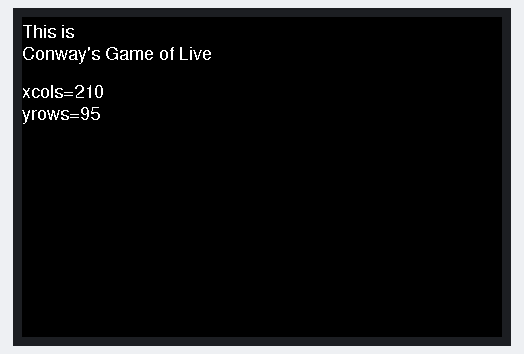
Simulated run of this sketch. Board: STM32 Blue Pill. Shown: 480×320 colour display. What the sketch prints to the serial monitor is not drawn.

Above: at 3.4 s.
At 4.5 s:
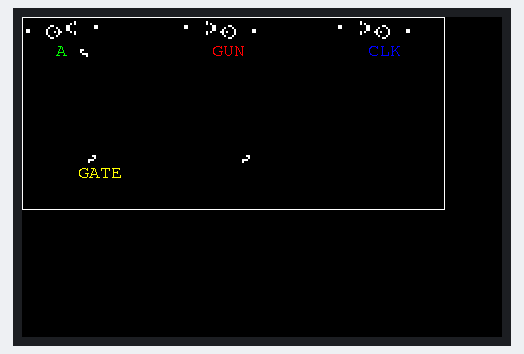
At 13.22 s:
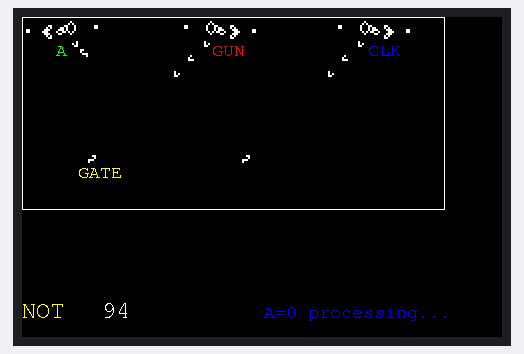
At 21.84 s:
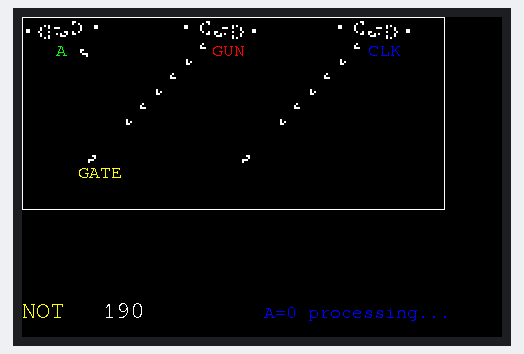
At 30.5 s:
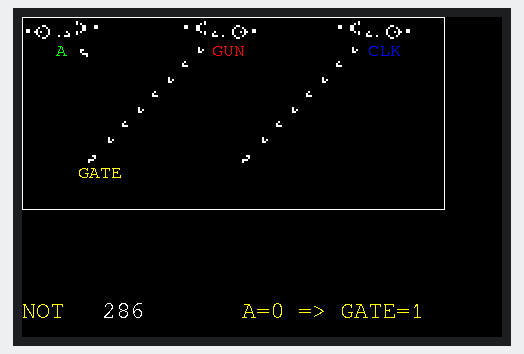
At 39.53 s:
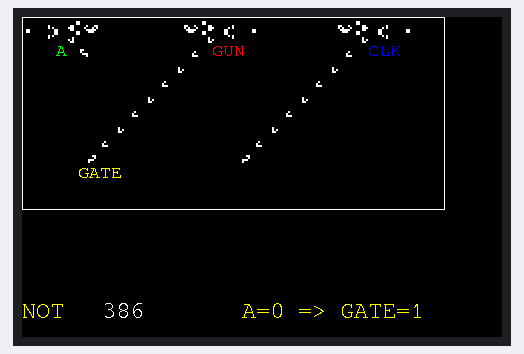

Measured:
- what the display in image 0 shows lasts 1.2 s, from 3.3 s to 4.5 s

The sketch:

ConwayGoL_M4_Logic_NOT.ino
```cpp
// Conway's Game-Of-Life
// as a Turing machine
// Platform: Arduino

// Game of life
// http://en.wikipedia.org/wiki/Conway's_Game_of_Life
// Code adapted from
// http://cboard.cprogramming.com/c-programming/128982-simple-life-game-code-near-end.html
// http://www.rennard.org/alife/english/logicellgb.html#LCellFcnmt
// (modified)
// ported to Arduino by dsyleixa


// MCU: Adafruit Feather M4

// supported display:
// Adafruit Featherwing TFT35
// and different Afadruit-GFX-compatible ones
// (adjust libs+resolutions!)

//-----------------------------------------------------------------------
// Simulation: NOT Gate
//-----------------------------------------------------------------------

//-----------------------------------------------------------------------
// new: enhanced version to opt. also invert output
//-----------------------------------------------------------------------

int blockSize = 2;


#include <Arduino.h>
// i2c, SPI
#include <Wire.h>         // Incl I2C comm, but needed for not getting compile error
#include <SPI.h>


//-----------------------------------------------------------------------
// display driver
//-----------------------------------------------------------------------
#include <Adafruit_GFX.h>   // https://github.com/adafruit/Adafruit-GFX-Library
// Adafruit TFT35 LED driver
#include <Adafruit_HX8357.h>
#include <Adafruit_STMPE610.h>

// fonts
#include <Fonts/FreeSans9pt7b.h>             // optional
#include <Fonts/FreeMono12pt7b.h>            // optional
#include <Fonts/FreeMono9pt7b.h>       // used here by default
//#include <Fonts/FreeMonoBold7pt7b.h>    // optional, custom font

// TFT pins
#ifdef ESP8266
   #define STMPE_CS 16
   #define TFT_CS   0
   #define TFT_DC   15
   #define SD_CS    2

#elif defined ESP32
   #define STMPE_CS 32
   #define TFT_CS   15
   #define TFT_DC   33
   #define SD_CS    14

#elif defined TEENSYDUINO
   #define TFT_DC   10
   #define TFT_CS   4
   #define STMPE_CS 3
   #define SD_CS    8

#elif defined ARDUINO_STM32_FEATHER
   #define TFT_DC   PB4
   #define TFT_CS   PA15
   #define STMPE_CS PC7
   #define SD_CS    PC5

#elif defined ARDUINO_FEATHER52
   #define STMPE_CS 30
   #define TFT_CS   13
   #define TFT_DC   11
   #define SD_CS    27

#elif  defined(ARDUINO_MAX32620FTHR) || defined(ARDUINO_MAX32630FTHR)
   #define TFT_DC   P5_4
   #define TFT_CS   P5_3
   #define STMPE_CS P3_3
   #define SD_CS    P3_2

// Something else!
#elif  defined (__AVR_ATmega32U4__) || defined(ARDUINO_SAMD_FEATHER_M0) || defined (__AVR_ATmega328P__) || defined(ARDUINO_SAMD_ZERO) || defined(__SAMD51__)
   #define STMPE_CS 6
   #define TFT_CS   9
   #define TFT_DC   10
   #define SD_CS    5

 // default
#else // to be adjusted
   #define STMPE_CS 6
   #define TFT_CS   9
   #define TFT_DC   10
   #define SD_CS    5
#endif

#define TFT_RST -1

// display instance
Adafruit_HX8357    display = Adafruit_HX8357(TFT_CS, TFT_DC, TFT_RST);
Adafruit_STMPE610  ts = Adafruit_STMPE610(STMPE_CS);


// color defs 16bit

#define  WHITE       0xFFFF  ///< 255, 255, 255
#define  LIGHTGRAY   0xC618  ///< 198, 195, 198
#define  GRAY        0x7BEF  ///< 123, 125, 123
#define  DARKGRAY    0x39E7  ///<  63,  63,  63
#define  BLACK       0x0000  ///<   0,   0,   0
#define  RED         0xF800  ///< 255,   0,   0
#define  MAROON      0x7800  ///< 123,   0,   0
#define  ORANGE      0xFD20  ///< 255, 165,   0
#define  YELLOW      0xFFE0  ///< 255, 255,   0
#define  GREENYELLOW 0xAFE5  ///< 173, 255,  41
#define  LIME        0x07E0  ///<   0, 255,   0
#define  GREEN       0x03E0  ///<   0, 125,   0
#define  DARKGREEN   0x01E0  ///<   0,  63,   0
#define  CYAN        0x07FF  ///<   0, 255, 255
#define  DARKCYAN    0x03EF  ///<   0, 125, 123
#define  OLIVE       0x7BE0  ///< 123, 125,   0
#define  BLUE        0x001F  ///<   0,   0, 255
#define  NAVY        0x000F  ///<   0,   0, 123
#define  PINK        0xFC18  ///< 255, 130, 198
#define  MAGENTA     0xF81F  ///< 255,   0, 255
#define  PURPLE      0x780F  ///< 123,   0, 123


#define  COLOR_BKGR  BLACK

int tftheight,
    tftwidth;

//---------------------------------------------------------------------------
// preferences and settings
//---------------------------------------------------------------------------

// The size of the GoL screen window

const int GOLwindowWidth = 420;   // <~~~~~~~~~~~~ adjust GOL window dimensions !
const int GOLwindowHeight= 190;
const int frame = 10;


//enlarge on either side to create an invisible border of dead cells

int yvisrows = (GOLwindowHeight / blockSize);
int xviscols = (GOLwindowWidth / blockSize);

int yrows = yvisrows + 2*frame;
int xcols = xviscols + 2*frame;

#define centeryrow (yrows/2)
#define centerxcol (xcols/2)

// two boards, one for the current generation and one for calculating the next one
char board[GOLwindowHeight + 2*frame][GOLwindowWidth + 2*frame];
char tmpboard[GOLwindowHeight + 2*frame][GOLwindowWidth + 2*frame];


//---------------------------------------------------------------------------
// GoL functions
//---------------------------------------------------------------------------

uint32_t GenerationCnt=1;

// Count neighbours
int countNeighbours(int yrow, int xcol)
{
  int count = 0;
  for (int x = -1; x <= +1; x++)  {
    for (int y = -1; y <= +1; y++) {
      if ((board[yrow + y][xcol + x] == 1) && (x != 0 || y != 0))
        count++;
    }
  }
  return count;
}


//---------------------------------------------------------------------------
// Calculate the cells that will live and die for the next generation
void calculateGeneration()
{
  int aliveNeighbours = 0;

  // Clear the board for the next generation
  memset(tmpboard, 0, sizeof(tmpboard));

  for (int yrow = 1; yrow < (yrows-1); yrow++)  {
    for (int xcol = 1; xcol < (xcols-1); xcol++)   {
      aliveNeighbours = countNeighbours(yrow, xcol);

      // a live cell with < 2 live neighbours dies, as if caused by under-population.
      if( board[yrow][xcol]==1 && aliveNeighbours < 2 )
        tmpboard[yrow][xcol] = 0;

      // a live cell with 2 or 3 live neighbours lives on to the next Generation
      if ( board[yrow][xcol]==1 && aliveNeighbours >= 2  &&  aliveNeighbours <= 3 )
        tmpboard[yrow][xcol] = board[yrow][xcol];

      // a dead cell with exactly 3 live neighbours becomes alive, as if by reproduction
      if( board[yrow][xcol]==0 && aliveNeighbours == 3 )
        tmpboard[yrow][xcol] = 1;

      // a live cell with > 3 live neighbours dies, as if by overcrowding
      if( board[yrow][xcol]==1 && aliveNeighbours > 3 )
        tmpboard[yrow][xcol] = 0;
    }
  }
  // Copy the new board to the old one
  memcpy(board, tmpboard, sizeof(tmpboard));
}


//---------------------------------------------------------------------------
// Draw all the cells
//---------------------------------------------------------------------------

void drawBoard()
{
  // Wipe the GOLwindow
  display.fillRect(1, 1, GOLwindowWidth+1, GOLwindowHeight+1, COLOR_BKGR);

  for (int yrow=frame; yrow <(yrows-frame); yrow++) {
    for (int xcol=frame; xcol<(xcols-frame); xcol++)  {
      // Draw all the "live" cells.
      if (board[yrow][xcol])
        display.fillRect((xcol-frame+1)*blockSize, (yrow-frame+1)*blockSize,
                          blockSize, blockSize, WHITE);
    }
  }
  //display.display();
}


//---------------------------------------------------------------------------
// patterns
//---------------------------------------------------------------------------


//---------------------------------------------------------------------------
void poke_Glider(int starty, int startx) {    //

  int x,y;

  char sprite[3][3] = {  //
  {0,1,0,},
  {0,0,1,},
  {1,1,1,}
  } ;

  for(x=0; x<3; ++x) {
    for(y=0; y<3; ++y) {
      board[starty+frame+y][startx+frame+x]=sprite[y][x] ;
    }
  }
}

//---------------------------------------------------------------------------
void poke_GliderUp(int starty, int startx) {    //

  int x,y;

  char sprite[3][3] = {  //
  {0,1,1,},
  {1,0,1,},
  {0,0,1,}
  } ;

  for(x=0; x<3; ++x) {
    for(y=0; y<3; ++y) {
      board[starty+frame+y][startx+frame+x]=sprite[y][x] ;
    }
  }
}


//---------------------------------------------------------------------------
void poke_GliderGun(int starty, int startx) {  // Gosper Glider Gun, period=30

  int x,y;

  char sprite[9][37] = {  //
  {0,0,0,0,0,0,0,0,0,0,0,0,0,0,0,0,0,0,0,0,0,0,0,0,0,1,0,0,0,0,0,0,0,0,0,0,0},
  {0,0,0,0,0,0,0,0,0,0,0,0,0,0,0,0,0,0,0,0,0,0,0,1,0,1,0,0,0,0,0,0,0,0,0,0,0},
  {0,0,0,0,0,0,0,0,0,0,0,0,0,1,1,0,0,0,0,0,0,1,1,0,0,0,0,0,0,0,0,0,0,0,0,1,1},
  {0,0,0,0,0,0,0,0,0,0,0,0,1,0,0,0,1,0,0,0,0,1,1,0,0,0,0,0,0,0,0,0,0,0,0,1,1},
  {0,1,1,0,0,0,0,0,0,0,0,1,0,0,0,0,0,1,0,0,0,1,1,0,0,0,0,0,0,0,0,0,0,0,0,0,0},
  {0,1,1,0,0,0,0,0,0,0,0,1,0,0,0,1,0,1,1,0,0,0,0,1,0,1,0,0,0,0,0,0,0,0,0,0,0},
  {0,0,0,0,0,0,0,0,0,0,0,1,0,0,0,0,0,1,0,0,0,0,0,0,0,1,0,0,0,0,0,0,0,0,0,0,0},
  {0,0,0,0,0,0,0,0,0,0,0,0,1,0,0,0,1,0,0,0,0,0,0,0,0,0,0,0,0,0,0,0,0,0,0,0,0},
  {0,0,0,0,0,0,0,0,0,0,0,0,0,1,1,0,0,0,0,0,0,0,0,0,0,0,0,0,0,0,0,0,0,0,0,0,0}
  } ;

  for(x=0; x<37; ++x) {
    for(y=0; y<9; ++y) {

      board[starty+frame+y][startx+frame+x] = sprite[y][x] ;
    }
  }
}


//---------------------------------------------------------------------------
void poke_GliderGunRev(int starty, int startx) {  // Gosper Glider Gun, period=30

  int x,y;

  char sprite[9][37] = {  //
  {0,0,0,0,0,0,0,0,0,0,0,0,0,0,0,0,0,0,0,0,0,0,0,0,0,1,0,0,0,0,0,0,0,0,0,0,0},
  {0,0,0,0,0,0,0,0,0,0,0,0,0,0,0,0,0,0,0,0,0,0,0,1,0,1,0,0,0,0,0,0,0,0,0,0,0},
  {0,0,0,0,0,0,0,0,0,0,0,0,0,1,1,0,0,0,0,0,0,1,1,0,0,0,0,0,0,0,0,0,0,0,0,1,1},
  {0,0,0,0,0,0,0,0,0,0,0,0,1,0,0,0,1,0,0,0,0,1,1,0,0,0,0,0,0,0,0,0,0,0,0,1,1},
  {0,1,1,0,0,0,0,0,0,0,0,1,0,0,0,0,0,1,0,0,0,1,1,0,0,0,0,0,0,0,0,0,0,0,0,0,0},
  {0,1,1,0,0,0,0,0,0,0,0,1,0,0,0,1,0,1,1,0,0,0,0,1,0,1,0,0,0,0,0,0,0,0,0,0,0},
  {0,0,0,0,0,0,0,0,0,0,0,1,0,0,0,0,0,1,0,0,0,0,0,0,0,1,0,0,0,0,0,0,0,0,0,0,0},
  {0,0,0,0,0,0,0,0,0,0,0,0,1,0,0,0,1,0,0,0,0,0,0,0,0,0,0,0,0,0,0,0,0,0,0,0,0},
  {0,0,0,0,0,0,0,0,0,0,0,0,0,1,1,0,0,0,0,0,0,0,0,0,0,0,0,0,0,0,0,0,0,0,0,0,0}
  } ;

  for(x=0; x<37; ++x) {
    for(y=0; y<9; ++y) {

      board[starty+frame+y][startx+frame+x] = sprite[y][37-x] ;
    }
  }
}

//---------------------------------------------------------------------------
void poke_GliderEater(int starty, int startx, int V) { // V=input; 0=stable, 1=vanish
  int x,y;

  char sprite[6][6] = {  //
  {0 ,0 ,0 ,0 ,0 ,0 },
  {0 ,1 ,1 ,0 ,0 ,0 },
  {0 ,1 ,0 ,0 ,0 ,0 },
  {0 ,V ,1 ,1 ,1 ,0 },   // <~~~ V=input
  {0 ,0 ,0 ,0 ,1 ,0 },
  {0 ,0 ,0 ,0 ,0 ,0 },
  } ;

  for(x=0; x<6; ++x) {
    for(y=0; y<6; ++y) {
       board[starty+frame+y][startx+frame+x]=sprite[y][x] ;
    }
  }
}

//---------------------------------------------------------------------------
void poke_GliderEaterRev(int starty, int startx, int V) {  // V=input; 0=stable, 1=vanish
  int x,y;

  char sprite[6][6] = {  //
  {0 ,0 ,0 ,0 ,0 ,0 },
  {0 ,0 ,0 ,1 ,1 ,0 },
  {0 ,0 ,0 ,0 ,1 ,0 },
  {0 ,1 ,1 ,1 ,V ,0 },   // <~~~ V=input
  {0 ,1 ,0 ,0 ,0 ,0 },
  {0 ,0 ,0 ,0 ,0 ,0 },
  } ;

  for(x=0; x<6; ++x) {
    for(y=0; y<6; ++y) {
       board[starty+frame+y][startx+frame+x]=sprite[y][x] ;
    }
  }
}

//---------------------------------------------------------------------------
bool peek_GliderEater(int starty, int startx, int ID) {

   bool isdestroyed= !board[starty+frame+0][startx+frame+0]
                  &&  board[starty+frame+0][startx+frame+2]
                  && !board[starty+frame+1][startx+frame+0]
                  &&  board[starty+frame+1][startx+frame+2]
                  &&  board[starty+frame+2][startx+frame+1]
                  && !board[starty+frame+2][startx+frame+2];

   //debug
   //if(isdestroyed) { Serial.println( "ID " +(String)ID + " Input=FALSE =>  OUT=FALSE " + " gen=" +(String)GenerationCnt); }

   return isdestroyed;
}

//---------------------------------------------------------------------------
bool peek_GliderEaterRev(int starty, int startx, int ID) {

   bool isdestroyed= !board[starty+frame+0][startx+frame+5-0]
                  &&  board[starty+frame+0][startx+frame+5-2]
                  && !board[starty+frame+1][startx+frame+5-0]
                  &&  board[starty+frame+1][startx+frame+5-2]
                  &&  board[starty+frame+2][startx+frame+5-1]
                  && !board[starty+frame+2][startx+frame+5-2];

   return isdestroyed;
}

//---------------------------------------------------------------------------
bool InputA, InputB;

int  Eatercx, Eatercy,                    // CLOCK
     Eater0x, Eater0y,                    // Inverter
     Eater1x, Eater1y, Eater2x, Eater2y,  // A, B
     Eater3x, Eater3y ;                   // GATE

bool ClockTick=0;


//---------------------------------------------------------------------------
void labelBoard() {
     display.setFont(&FreeMono9pt7b);
     display.setTextColor(LIME);  display.setCursor(34,19*blockSize);
     display.print("A"); //
     display.setTextColor(RED); display.setCursor(34+2*blockSize*39,19*blockSize);
     display.print("GUN");

     display.setTextColor(YELLOW); display.setCursor(28*blockSize, 80*blockSize );
     display.print("GATE");
     display.setTextColor(BLUE); display.setCursor(34+4*blockSize*39,19*blockSize);
     display.print("CLK");
}


//---------------------------------------------------------------------------
void ResetGate() {

  int yc= 1, xc=(37+2)*4,    // CLOCK
      y1= 1, x1=0,           // A => => GATE
      y2= 1, x2=1+(37+2)*1,  //  N/A
      y3= 1, x3=1+(37+2)*2,  // GUN invert A
      y4= 1, x4=(37+2)*3 ;   //  N/A

  int deltaXY;

  memset(board, 0, sizeof(board));
  memset(tmpboard, 0, sizeof(tmpboard));
  display.fillRect(1, 1, GOLwindowWidth+1, GOLwindowHeight+1, COLOR_BKGR);


  // ---------------------------------
  poke_GliderGun( y1, x1 );    // Input A
  // Gun Eater 1
  deltaXY=4;
  Eater1y = 9 +y1 +deltaXY;
  Eater1x =23 +x1 +deltaXY;
  // input 0: GliderEater active => output 0 (blocked)
  InputA=0;
  poke_GliderEater( Eater1y, Eater1x, InputA);


  // ---------------------------------
  poke_GliderGunRev( y3, x3 );    // GUN invert A => GATE
  // Gun Eater 3 = gate detector
  deltaXY=37+20;
  Eater3y =  9     +y3 +deltaXY;
  Eater3x = 23-14  +x3 -deltaXY;
  // 0: GliderEater always solid (active)
  poke_GliderEaterRev( Eater3y, Eater3x, 0);      //


  // ---------------------------------
  poke_GliderGunRev( yc, xc );      // CLOCK: duplicate of GATE, different x/y offsets
  // Gun Eater 0 = clock detector
  deltaXY=37+20;
  Eatercy =  9     +yc +deltaXY;
  Eatercx = 23-14  +xc -deltaXY;
  // 0: GliderEater solid (active)
  poke_GliderEaterRev( Eatercy, Eatercx, 0);


  // ---------------------------------
  drawBoard();
  labelBoard();

  delay(1);
}


//---------------------------------------------------------------------------
// setup
//---------------------------------------------------------------------------
void setup() {
  Serial.begin(115200);
  delay(3000); // wait for Serial()
  Serial.println("Serial started");

  // Start Wire (SDA, SCL)
  Wire.begin();

  // TFT
  display.begin(HX8357D);
  display.setRotation(3);
  tftheight=display.height();
  tftwidth =display.width();
  display.fillScreen(COLOR_BKGR);  // Clear Screen

  // text display tests
  display.setTextSize(1);
  display.setFont(&FreeSans9pt7b);
  display.setTextColor(WHITE);
  display.setCursor(0,20);
  display.println("This is ");
  display.println("Conway's Game of Live");
  display.setCursor(0,80);
  display.print("xcols="); display.println(xviscols);
  display.print("yrows="); display.println(yvisrows);
  //display.display();
  delay(1000);

  srand(analogRead(A0)+millis() );
  display.drawRect(0, 0, GOLwindowWidth+3, GOLwindowHeight+3, WHITE);

  ResetGate();

}


//---------------------------------------------------------------------------
// loop
//---------------------------------------------------------------------------
void loop()
{
    int ID;
    static int8_t  GATE=-1;  // init as -1=undefined; 1=true, 0=false;
    static uint32_t ticker=0, period=0, counter=0;

    display.setFont(&FreeMono12pt7b);
    display.setCursor(0, display.height()-20);
    display.setTextColor(YELLOW);
    display.print("NOT");

    calculateGeneration();
    drawBoard();
    labelBoard();


    // Input Simulation

    if(counter>=800) counter=0;

    if(counter==0)   {
      ResetGate();
      GATE=-1;
      ticker=0;
      InputA=0;
      poke_GliderEater( Eater1y, Eater1x, InputA);
      Serial.println();
      Serial.println("processing...  A="+(String)InputA );
      display.fillRect(220, tftheight-34, tftwidth-220, 34, COLOR_BKGR);
            display.setCursor(220, tftheight-20);
            display.print("  A="+(String)InputA + " processing...");
    }


    if(counter==400)   {
      ResetGate();
      GATE=-1;
      ticker=0;
      InputA=1;
      poke_GliderEater( Eater1y, Eater1x, InputA);
      Serial.println();
      Serial.println("processing...  A="+(String)InputA );
      display.fillRect(220, tftheight-34, tftwidth-220, 34, COLOR_BKGR);
            display.setCursor(220, tftheight-20);
            display.print("  A="+(String)InputA + " processing...");
    }


    display.setTextColor(WHITE);
    //---------------------------------
    // debug: only for screen messages, not for functionality
    // outcomment optionally:

        // get clock signal
        ID=-1;  ClockTick= peek_GliderEaterRev(Eatercy, Eatercx, ID); // Eater no.-1 (c=CLOCK)

        // show A(1) + B(2) gun eater states
        ID=1;   peek_GliderEater(Eater1y, Eater1x, ID); // Eater 1 (A)

        if(ClockTick) {
           GATE= peek_GliderEaterRev(Eater3y, Eater3x, ID); // Eater 0 (GATE)
        }

        // show current gate states on screen
        display.setFont(&FreeMono12pt7b);
        display.setTextColor(WHITE);
        display.setCursor(80, display.height()-20);
        display.fillRect(80, tftheight-34, 140, 34, COLOR_BKGR);
        display.print(GenerationCnt);

        if(ClockTick) {
            Serial.println("  A="+(String)InputA
                + " => GATE=" + (String)GATE + "     count="+(String)counter);

            display.fillRect(220, tftheight-34, tftwidth-220, 34, COLOR_BKGR);
            display.setCursor(220, tftheight-20);
            display.setTextColor(YELLOW);
            display.print("A="+(String)InputA
                + " => GATE=" + (String)GATE);
        }

    // end debug
    //---------------------------------

    counter++;
    ticker++;
    GenerationCnt++;

    delay(1);  // <~~~~~~~~~~ adjust for slow motion
}


//---------------------------------
// EOF
//---------------------------------
```
